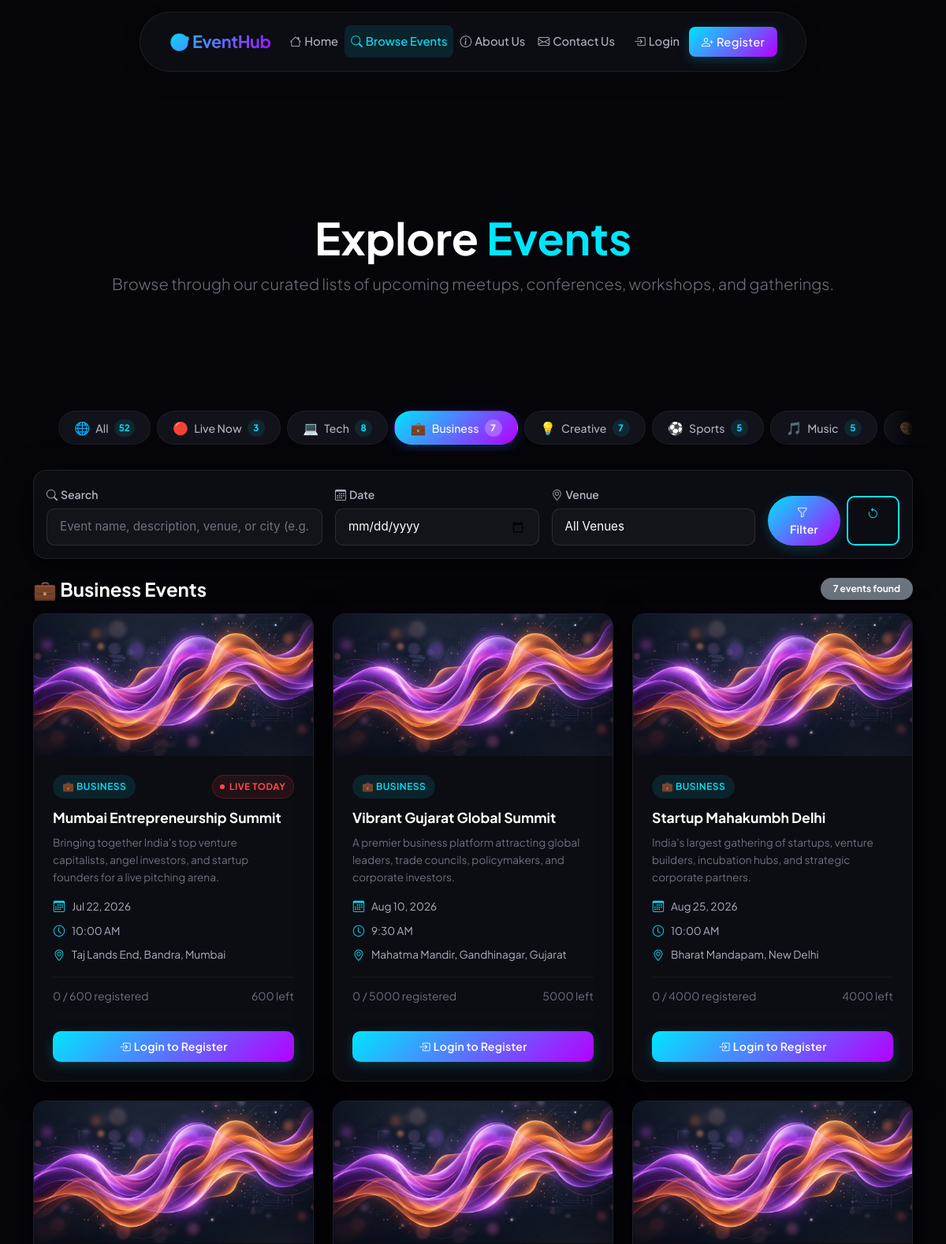
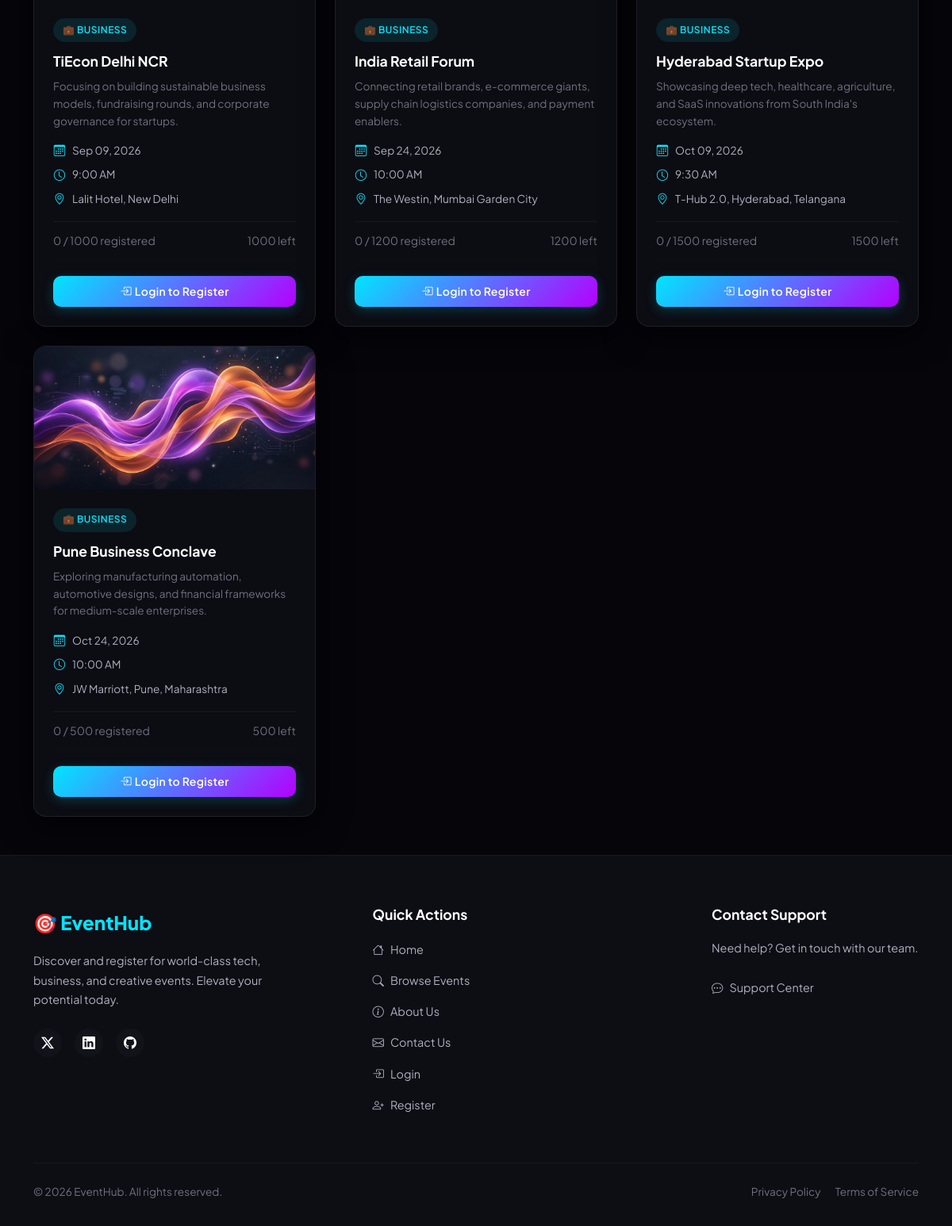
/browse_events.php?category=Business, run on the app's committed database (2 pictures, top to bottom).
### tables this page shows
CREATE TABLE events (
    Event_ID INT PRIMARY KEY AUTO_INCREMENT,
    Event_Name VARCHAR(100) NOT NULL,
    Description TEXT,
    Venue VARCHAR(100),
    Event_Date DATE NOT NULL,
    Event_Time TIME,
    Organizer VARCHAR(100),
    Capacity INT NOT NULL DEFAULT 100,
    Event_Category VARCHAR(50) NOT NULL DEFAULT 'General',
    Image_Path VARCHAR(255) DEFAULT NULL,
    Status VARCHAR(20) DEFAULT 'Approved',
    created_by INT,
    created_at TIMESTAMP DEFAULT CURRENT_TIMESTAMP,
    INDEX idx_event_date (Event_Date),
    INDEX idx_event_name (Event_Name),
    INDEX idx_event_category (Event_Category),
    FOREIGN KEY (created_by) REFERENCES users(User_ID) ON DELETE SET NULL
);

### browse_events.php (the view, shortened to what the rows shown need)
<?php
require_once __DIR__ . '/config/db_connect.php';
$filter_category = trim($_GET['category'] ?? 'All');
if ($filter_category === 'Live Now') {
    $where  = " WHERE e.Event_Date = CURDATE() AND e.Status = 'Approved' ";
} else {
    $where  = " WHERE e.Event_Date >= CURDATE() AND e.Status = 'Approved' ";
}
$params = [];
if ($filter_category !== '' && $filter_category !== 'All' && $filter_category !== 'Live Now') {
    $where   .= ' AND e.Event_Category = ? ';
    $params[] = $filter_category;
}
$sql = "SELECT e.*,
               (SELECT COUNT(*)
                  FROM registrations r
                 WHERE r.Event_ID = e.Event_ID
                   AND r.Status IN ('Confirmed', 'Pending')
               ) AS filled
          FROM events e
        $where
         ORDER BY e.Event_Date ASC";
$stmt_events = $pdo->prepare($sql);
$stmt_events->execute($params);
$events = $stmt_events->fetchAll(PDO::FETCH_ASSOC);
?>
<!DOCTYPE html>
<html lang="en" data-theme="light">
<head>
    <link href="https://cdn.jsdelivr.net/npm/bootstrap@5.3.2/dist/css/bootstrap.min.css" rel="stylesheet"
>
    <link href="https://cdn.jsdelivr.net/npm/bootstrap-icons@1.11.2/font/bootstrap-icons.min.css" rel="stylesheet">
    <link href="https://unpkg.com/aos@2.3.1/dist/aos.css" rel="stylesheet">
    <link rel="stylesheet" href="assets/css/themes.css">
    <link rel="stylesheet" href="assets/css/style.css">
    <link rel="stylesheet" href="assets/css/landing.css">
</head>
<body>
    <header class="py-5 text-center bg-glass" style="margin-top: 120px; border-radius: 24px; margin-left: 15px; margin-right: 15px;">
        <div class="container py-4" data-aos="zoom-in">
            <h1 class="display-4 fw-bold">Explore <span style="color: var(--accent);">Events</span></h1>
        </div>
    </header>
    <section id="events-section" class="py-5">
        <div class="container">
            <?php if (empty($events)): ?>
                <div class="empty-state card-custom glass-card text-center py-5" data-aos="fade-up" data-aos-delay="200">
                    <span class="empty-icon">📭</span>
                    <h5 class="empty-title">No Events Found</h5>
                    <p class="empty-text">
                        No upcoming events match your filters. Try adjusting your search query or selecting a different category.
                    </p>
                    <a href="browse_events.php" class="btn btn-outline-accent mt-3">
                        <i class="bi bi-arrow-counterclockwise me-1"></i>Clear All Filters
                    </a>
                </div>
            <?php else: ?>
                <div class="row g-4">
                    <?php foreach ($events as $index => $event):
                        $capacity   = (int) $event['Capacity'];
                        $filled     = (int) $event['filled'];
                        $remaining  = max(0, $capacity - $filled);
                        $is_full    = ($filled >= $capacity);
                        $description_full = $event['Description'] ?? '';
                        $words = explode(' ', strip_tags($description_full));
                        $excerpt = implode(' ', array_slice($words, 0, 30));
                        $event_cat = $event['Event_Category'] ?? 'General';
                        $is_live_today = ($event['Event_Date'] === date('Y-m-d'));
                    ?>
                    <div class="col-lg-4 col-md-6" data-aos="fade-up" data-aos-delay="<?php echo ($index % 3) * 100; ?>">
                        <div class="card-custom glass-card landing-event-card h-100 d-flex flex-column">
                            <div class="event-card-image-wrapper">
                                <?php if (!empty($event['Image_Path']) && file_exists($event['Image_Path'])): ?>
                                    <img src="<?php echo htmlspecialchars($event['Image_Path'], ENT_QUOTES, 'UTF-8'); ?>" alt="Event Image" class="event-card-image">
                                <?php else: ?>
                                    <?php $placeholder_id = ($index % 3) + 1; ?>
                                    <img src="assets/images/placeholder-<?php echo $placeholder_id; ?>.png" alt="Event Image" class="event-card-image">
                                <?php endif; ?>
                            </div>
                            <div class="event-card-body">
                                <div class="event-card-header">
                                    <span class="event-category-badge">
                                        <?php echo getCategoryIcon($event_cat); ?>
                                        <?php echo htmlspecialchars($event_cat, ENT_QUOTES, 'UTF-8'); ?>
                                    </span>
                                    <?php if ($is_live_today): ?>
                                        <span class="live-pulse-badge"><span class="pulse-dot"></span> LIVE TODAY</span>
                                    <?php endif; ?>
                                </div>
                                <h5 class="event-card-title">
                                    <?php echo htmlspecialchars($event['Event_Name'], ENT_QUOTES, 'UTF-8'); ?>
                                </h5>
                                <?php if (!empty($excerpt)): ?>
                                    <p class="event-card-desc">
                                        <?php echo htmlspecialchars($excerpt, ENT_QUOTES, 'UTF-8'); ?>
                                    </p>
                                <?php endif; ?>
                                <ul class="event-card-meta">
                                    <li>
                                        <i class="bi bi-calendar3"></i>
                                        <?php echo date('M d, Y', strtotime($event['Event_Date'])); ?>
                                    </li>
                                    <li>
                                        <i class="bi bi-clock"></i>
                                        <?php echo $event['Event_Time'] ? date('g:i A', strtotime($event['Event_Time'])) : 'TBD'; ?>
                                    </li>
                                    <li>
                                        <i class="bi bi-geo-alt"></i>
                                        <?php echo htmlspecialchars($event['Venue'], ENT_QUOTES, 'UTF-8'); ?>
                                    </li>
                                </ul>
                                <div class="event-card-capacity mt-auto">
                                    <div class="d-flex justify-content-between mb-1">
                                        <small class="text-muted"><?php echo $filled; ?> / <?php echo $capacity; ?> registered</small>
                                        <small class="text-muted"><?php echo $remaining; ?> left</small>
                                    </div>
                                    <div class="capacity-bar">
                                    </div>
                                </div>
                                <div class="event-card-cta mt-3">
                                    <?php if ($is_full): ?>
                                        <span class="btn btn-outline-secondary w-100 disabled">
                                            <i class="bi bi-x-circle me-1"></i>Event Full
                                        </span>
                                    <?php else: ?>
                                        <a href="auth/login.php" class="btn btn-accent w-100">
                                            <i class="bi bi-box-arrow-in-right me-1"></i>Login to Register
                                        </a>
                                    <?php endif; ?>
                                </div>
                            </div>
                        </div>
                    </div>
                    <?php endforeach; ?>
                </div>
            <?php endif; ?>
        </div>
    </section>
</body>
</html>
<?php
function getCategoryIcon($category) {
    $icons = [
        'All'               => '🌐',
        'Live Now'          => '🔴',
        'Tech'              => '💻',
        'Business'          => '💼',
        'Creative'          => '💡',
        'Sports'            => '⚽',
        'Music'             => '🎵',
        'Art'               => '🎨',
        'Food'              => '🍛',
        'Science'           => '🔬',
        'Health'            => '🏥',
    ];
    return $icons[$category] ?? '📌';
}
?>

### data on the page
events: Image_Path (placeholder picture), Event_Category "💼", Event_Category "BUSINESS", shows "LIVE TODAY", Event_Name "Mumbai Entrepreneurship Summit", Description "Bringing together India's top venture capitalists, angel investors, and startup founders for a live pitching arena.", Event_Date "Jul 22, 2026", Event_Time "10:00 AM", Venue "Taj Lands End, Bandra, Mumbai", filled "0", Capacity "600", shows "Login to Register"
events: Image_Path (placeholder picture), Event_Category "💼", Event_Category "BUSINESS", Event_Name "Vibrant Gujarat Global Summit", Description "A premier business platform attracting global leaders, trade councils, policymakers, and corporate investors.", Event_Date "Aug 10, 2026", Event_Time "9:30 AM", Venue "Mahatma Mandir, Gandhinagar, Gujarat", filled "0", Capacity "5000", shows "Login to Register"
events: Image_Path (placeholder picture), Event_Category "💼", Event_Category "BUSINESS", Event_Name "Startup Mahakumbh Delhi", Description "India's largest gathering of startups, venture builders, incubation hubs, and strategic corporate partners.", Event_Date "Aug 25, 2026", Event_Time "10:00 AM", Venue "Bharat Mandapam, New Delhi", filled "0", Capacity "4000", shows "Login to Register"
events: Image_Path (placeholder picture), Event_Category "💼", Event_Category "BUSINESS", Event_Name "TiEcon Delhi NCR", Description "Focusing on building sustainable business models, fundraising rounds, and corporate governance for startups.", Event_Date "Sep 09, 2026", Event_Time "9:00 AM", Venue "Lalit Hotel, New Delhi", filled "0", Capacity "1000", shows "Login to Register"
events: Image_Path (placeholder picture), Event_Category "💼", Event_Category "BUSINESS", Event_Name "India Retail Forum", Description "Connecting retail brands, e-commerce giants, supply chain logistics companies, and payment enablers.", Event_Date "Sep 24, 2026", Event_Time "10:00 AM", Venue "The Westin, Mumbai Garden City", filled "0", Capacity "1200", shows "Login to Register"
events: Image_Path (placeholder picture), Event_Category "💼", Event_Category "BUSINESS", Event_Name "Hyderabad Startup Expo", Description "Showcasing deep tech, healthcare, agriculture, and SaaS innovations from South India's ecosystem.", Event_Date "Oct 09, 2026", Event_Time "9:30 AM", Venue "T-Hub 2.0, Hyderabad, Telangana", filled "0", Capacity "1500", shows "Login to Register"
events: Image_Path (placeholder picture), Event_Category "💼", Event_Category "BUSINESS", Event_Name "Pune Business Conclave", Description "Exploring manufacturing automation, automotive designs, and financial frameworks for medium-scale enterprises.", Event_Date "Oct 24, 2026", Event_Time "10:00 AM", Venue "JW Marriott, Pune, Maharashtra", filled "0", Capacity "500", shows "Login to Register"

### other printed values
getCategoryIcon($cat) "🌐"
$cat "All"
$count "52"
getCategoryIcon($cat) "🔴"
$cat "Live Now"
$count "3"
getCategoryIcon($cat) "💻"
$cat "Tech"
$count "8"
getCategoryIcon($cat) "💼"
$cat "Business"
$count "7"
getCategoryIcon($cat) "💡"
$cat "Creative"
getCategoryIcon($cat) "⚽"
